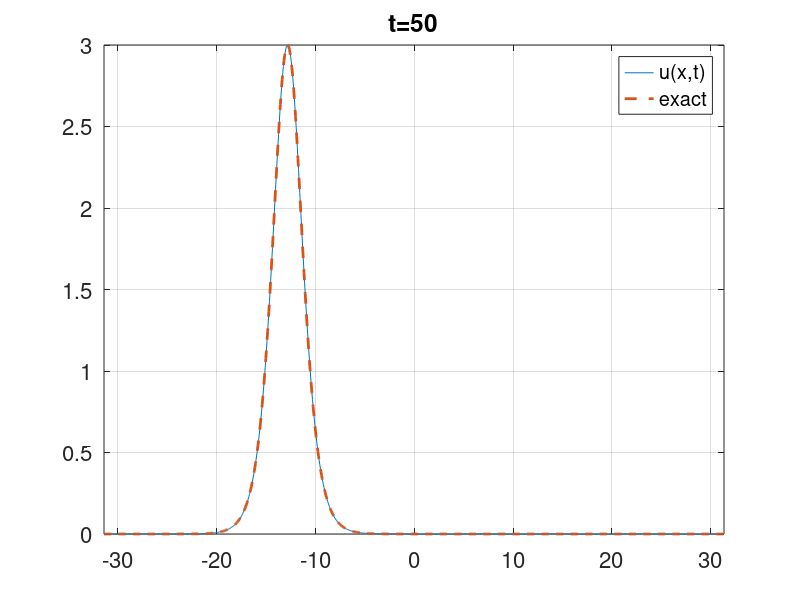
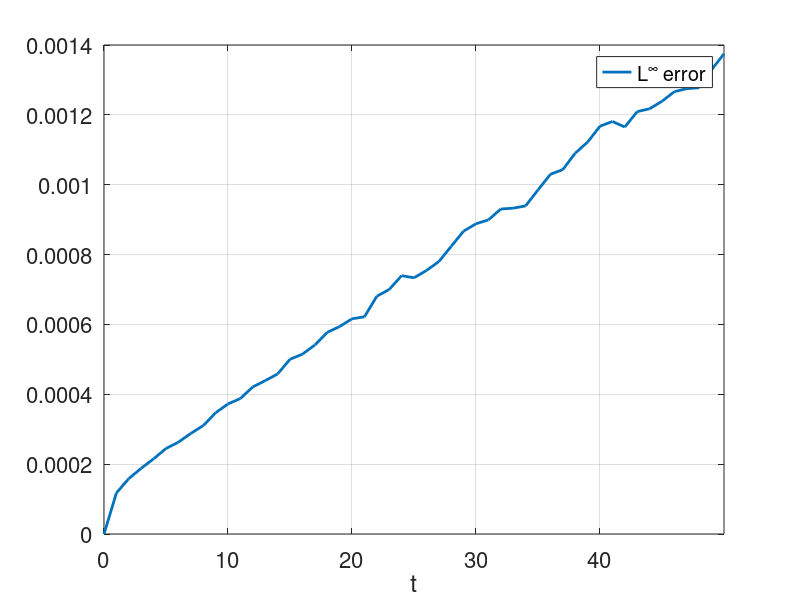
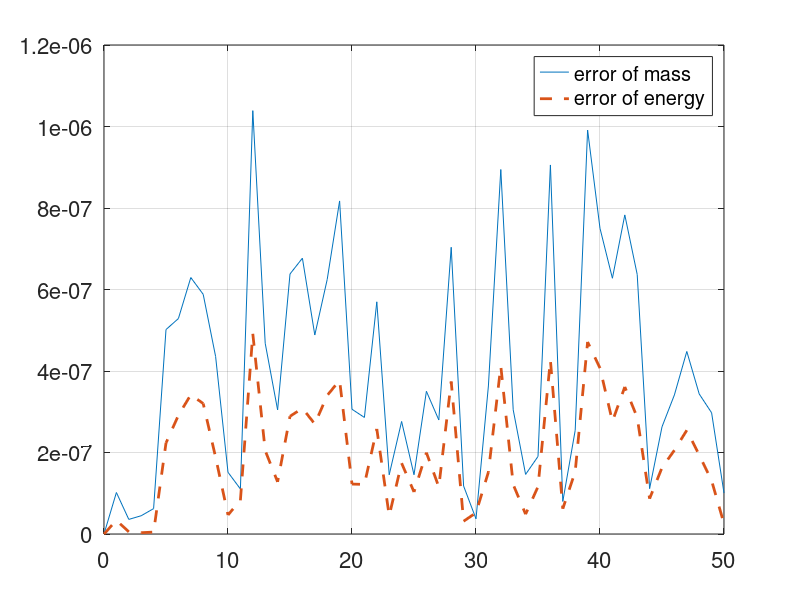

Recreate these plots in MATLAB, in order.
%% KdV_fft_leap_frog_Kai.m
% solve the Kdv equation
% use the mass conservative scheme
% fft in space 1/p*(u^p)_x
% 2nd order leap-frog scheme in time

clear;
% clc
tic;

% L=64*pi*1;
% N=2^13;

L=10*pi;
N=2^10;

p=2;
sigma=(p-1)/2;
x=linspace(-L,L,N+1)';
x=x(1:N);
dx=x(2)-x(1);
% for jjjj=0:0
% dt0=2e-2/2^jjjj;
dt0=1e-2/2^0;
% dt0=1e-2/2^8;
t=0;
tmax=50;

tplot=t;
Ntplot=round(1/dt0); % save the time at every 100 iterations
% Ntplot=round(10);
Nt=1e5; % simulate 1e5 time steps
k=[0:N/2-1 0 -N/2+1:-1]';
k1=1i*pi/L*k; % 1st derivative on frequency space
k2=k1.^2;
k3=k1.*k2;
k4=k2.^2;
set(0,'defaultAxesFontSize',16)
%% set up the initial conditions and rescaling
Qf=@(r)(p*(p+1)/2)^(1/(p-1))*(sech((p-1)/2*r)).^(2/(p-1));
Qcf=@(r,c) c^(1/(p-1))*Qf(c^.5*r); 

xs1=-0;
xs2=+15;
c1=1;
c2=0.5;
QQ1=Qcf(x-xs1,c1)*1;
QQ2=Qcf(x-xs2,c2);
u0=1*QQ1-0*QQ2;

vQx=mod(x-c1*t+L+xs1,2*L)-L;
gamma=c1;
uexactf=@(t,vQx) c1^(1/(p-1))*Qf(c1^.5*vQx); 
uexact=u0;
%% 
uh0=fft(u0);
u_x=real(ifft(uh0.*k1));
%% find the initial mass and energy
energy=real(0.5*sum(-k2.*uh0.*conj(uh0))*2*L/N^2-1/(p*(p+1))*sum(u0.^(p+1))*2*L/N);
mass=sum(abs(u0).^2)*2*L/N;

EM=0; % error of mass
EE=0; % error of energy
ue=0; % error of the solution

Q=Qcf(x,1);
Qh=fft(Q);
MQ=sum(Q.^2)*2*L/N;
EQ=.5*sum(-k2.*Qh.*conj(Qh))*2*L/N^2-1/(p*(p+1))*sum(Q.^(p+1))*2*L/N;
Eu=energy;
%% save data
u00=u0;
uh00=uh0;
U=u00;
UE=u00; % the exact solution
% A00=norm(u00,inf); % initial height
[A00,Nc]=max(abs(u00));
dt=dt0; % the time step
AA=A00;
xxc=x(Nc);
%% u1 obtained by IRK2
iterf=0;
errorf=1;
tolf=1e-12;
u05=u0;
while errorf>tolf;
    Nu05=u05.^p;
    Nu05h=fft(Nu05);
    RHSh=uh0-dt/2*1/p*k1.*Nu05h;
    uh051=RHSh./(1+dt/2*k3);
    u051=real(ifft(uh051));

    errorf=max(abs(u051-u05));

    u05=u051;
    uh05=uh051;
    iterf=iterf+1;
    if iterf>=100;
        disp('fixed point does not converge')
        break
    end
end
u1=2*u05-u0;
uh1=2*uh05-uh0;
%% start the time iteration
% vQx1=mod(x-c1*dt+L+xs1,2*L)-L;
% u1=uexactf(dt,vQx1);
% uh1=fft(u1);

iteration=0;
t=0;
while t<tmax;
    Nu=u1.^p;
    Nuh=fft(Nu);

    RHSh=1/(2*dt)*uh0-1/2*k3.*uh0-1/p*k1.*Nuh; % 2nd order
    uh2=RHSh./(1/(2*dt)+1/2*k3); %
    u2=real(ifft(uh2));
%% update the information for the next use
    u0=u1; uh0=uh1;
    u1=u2; uh1=uh2;

    t=t+dt;
    iteration=iteration+1;
    A=norm(u0,inf);

    if mod(iteration,Ntplot)==0
        u_x=real(ifft(uh0.*k1));
        energy(end+1)=real(0.5*sum(-k2.*uh0.*conj(uh0))*2*L/N^2-1/(p*(p+1))*sum(u0.^(p+1))*2*L/N);
        mass(end+1)=sum(abs(uh0).^2)*2*L/N^2;


        EM(end+1)=abs(mass(end)-mass(1));
        EE(end+1)=abs(energy(end)-energy(1));
        
        Eu(end+1)=sum((.5*abs(u_x).^2-1/(p*(p+1))*(u0).^(p+1)))*2*L/N;
        tplot(end+1)=t; % time coordinate
        U(:,end+1)=u0;
        
        vQx=mod(x-c1*t+L+xs1,2*L)-L;
        uexact=uexactf(t,vQx);
        
        UE(:,end+1)=uexact;
        ue(end+1)=max(abs(u0-UE(:,end))); % error at time t
        
        AA(end+1)=A;
        xxc(end+1)=x(Nc);
        
        [umax,Nc]=max(u0);
%          plot(x,u0,'-',x,u00,'--','linewidth',2);grid on
         plot(x,u0,x,uexact,'--','linewidth',2);grid on
%          xlim([-25+x(Nc),25+x(Nc)]); 
%          xlim([-50,50]); 
         legend('u(x,t)','exact')
         xlim([-inf,inf])
         ylim([-0,3])
         title(['t=',num2str(t)])
         drawnow;
    end
    
    
    if A>A00*5;
        disp('solution blows up in finite time')
        break
    end    

end
%% display the error
disp(['errorM=', num2str(EM(end))]);
disp(['errorE=', num2str(EE(end))]);
disp(['dt=',num2str(dt0),'; error=',num2str(max(ue))])
disp('**********************************************')
%% plot
figure
plot(tplot,ue,'linewidth',2); grid on
xlim([-inf,inf]); xlabel('t');
legend('L^{\infty} error')

figure % (2)
plot(tplot,EM,tplot,EE,'--','linewidth',2); grid on
legend('error of mass','error of energy')
% set(gca, 'YScale', 'log')

%% save data
totaltime=toc;

toc;
